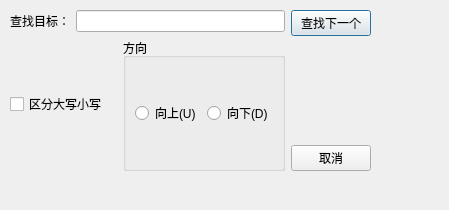
<?xml version="1.0" encoding="UTF-8"?>
<ui version="4.0">
 <class>SearchDialog</class>
 <widget class="QDialog" name="SearchDialog">
  <property name="geometry">
   <rect>
    <x>0</x>
    <y>0</y>
    <width>449</width>
    <height>210</height>
   </rect>
  </property>
  <property name="minimumSize">
   <size>
    <width>449</width>
    <height>210</height>
   </size>
  </property>
  <property name="maximumSize">
   <size>
    <width>449</width>
    <height>210</height>
   </size>
  </property>
  <property name="windowTitle">
   <string>查找</string>
  </property>
  <widget class="QWidget" name="layoutWidget">
   <property name="geometry">
    <rect>
     <x>10</x>
     <y>10</y>
     <width>361</width>
     <height>161</height>
    </rect>
   </property>
   <layout class="QHBoxLayout" name="horizontalLayout_4">
    <item>
     <layout class="QVBoxLayout" name="verticalLayout_2">
      <item>
       <layout class="QHBoxLayout" name="horizontalLayout">
        <item>
         <widget class="QLabel" name="label">
          <property name="text">
           <string>查找目标：</string>
          </property>
         </widget>
        </item>
        <item>
         <widget class="QLineEdit" name="searchText"/>
        </item>
       </layout>
      </item>
      <item>
       <layout class="QHBoxLayout" name="horizontalLayout_3">
        <item>
         <widget class="QCheckBox" name="ubCaseSensetive">
          <property name="text">
           <string>区分大写小写</string>
          </property>
         </widget>
        </item>
        <item>
         <widget class="QGroupBox" name="groupBox">
          <property name="title">
           <string>方向</string>
          </property>
          <layout class="QHBoxLayout" name="horizontalLayout_2">
           <item>
            <widget class="QRadioButton" name="rbUp">
             <property name="text">
              <string>向上(U)</string>
             </property>
            </widget>
           </item>
           <item>
            <widget class="QRadioButton" name="rbDown">
             <property name="text">
              <string>向下(D)</string>
             </property>
            </widget>
           </item>
          </layout>
         </widget>
        </item>
       </layout>
      </item>
     </layout>
    </item>
    <item>
     <layout class="QVBoxLayout" name="verticalLayout">
      <item>
       <widget class="QPushButton" name="btnFindNext">
        <property name="text">
         <string>查找下一个</string>
        </property>
       </widget>
      </item>
      <item>
       <spacer name="verticalSpacer">
        <property name="orientation">
         <enum>Qt::Orientation::Vertical</enum>
        </property>
        <property name="sizeHint" stdset="0">
         <size>
          <width>20</width>
          <height>40</height>
         </size>
        </property>
       </spacer>
      </item>
      <item>
       <widget class="QPushButton" name="btnCancel">
        <property name="text">
         <string>取消</string>
        </property>
       </widget>
      </item>
     </layout>
    </item>
   </layout>
  </widget>
 </widget>
 <resources/>
 <connections/>
</ui>
